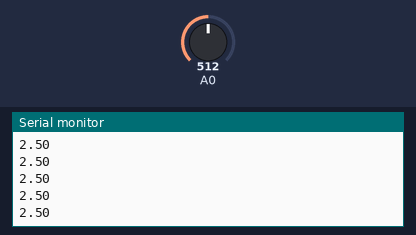
A sketch run on a simulated Arduino Uno, built with avr-gcc and run on an emulated ATmega328P. Parts: the last lines printed to the serial monitor. The inputs (shaded band) are chosen by the test bench; at power-on: A0 = 512.

Above: at 1.2 s.
1.3 s: A0 set to 716
At 2.0 s:
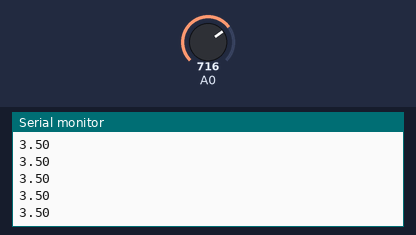
2.8 s: A0 set to 900
At 3.4 s:
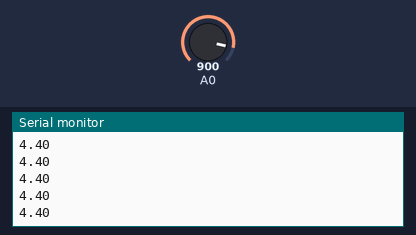
Timing chart, 0 to 5.8 s (numbered marks = the images above; inputs shaded):
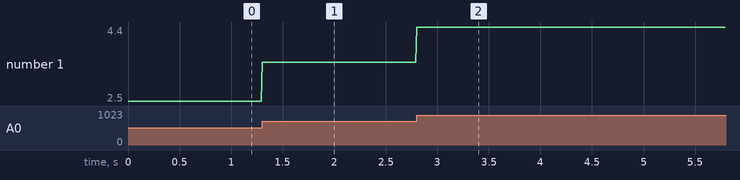

The sketch:

ReadAnalogVoltage.ino
```cpp
/*
  Ejemplo para leer el voltaje análogo encontrado en el archivo de ejemplos de Arduino,
  solo se cambio los bits por segundo de 9600 a 115200 debido a que se noto una mejor
  respuesta del osciloscopio con esto durante las pruebas y se hizo la traducción de los
  comentarios para la documentación
  El código del ejemplo original esta en:
  http://www.arduino.cc/en/Tutorial/ReadAnalogVoltage
*/

// El siguiente código corre cuando se presiona el botón de reinicio
void setup() {
  // Iniciar la comunicación con el puerto serial a 115200 bits por segundo
  Serial.begin(115200);
}

// El siguiente código corre infinitamente
void loop() {
  // Leer el valor de entrada del puerto A0
  int sensorValue = analogRead(A0);
  // Convertir el valor de entrada (Que va de 0 - 1023) a un voltaje (De 0 - 5v)
  float voltage = sensorValue * (5.0 / 1023.0);
  // Imprimir el voltaje leído en el puerto serial
  Serial.println(voltage);
  delay(10);
}
```

Measured:
- after the input at 1.3 s, the serial monitor: prints a new line at once (image 1)
- after the input at 2.8 s, the serial monitor: prints a new line at once (image 2)
- plotted number 1: 2.5 → 3.5 after the input at 1.3 s, 3.5 → 4.4 after the input at 2.8 s
